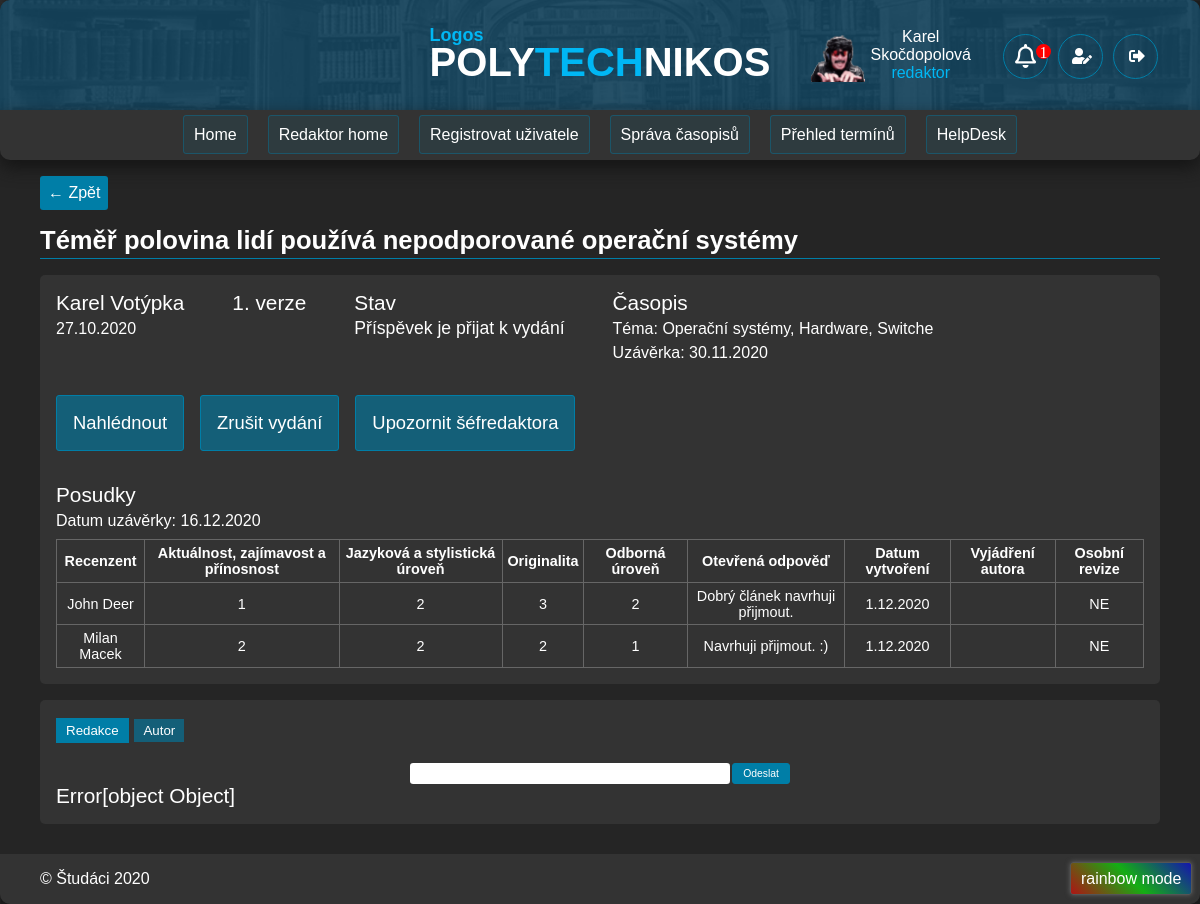
/Produkt/redaktor/clanek.php?id=2 (signed in), run on the app's committed database.
### tables this page shows
CREATE TABLE `uzivatel` (
  `login` varchar(50) NOT NULL,
  `heslo` varchar(64) NOT NULL,
  `role` enum('administrator','sefredaktor','redaktor','recenzent','autor') DEFAULT NULL,
  `jmeno` varchar(255) NOT NULL,
  `prijmeni` varchar(255) NOT NULL,
  `email` varchar(100) NOT NULL,
  `telefon` varchar(20) DEFAULT NULL
);

CREATE TABLE `clanek` (
  `id_clanku` int UNSIGNED NOT NULL,
  `nazev` varchar(100) NOT NULL,
  `id_casopisu` int UNSIGNED DEFAULT NULL
);

CREATE TABLE `verze` (
  `id_clanku` int UNSIGNED NOT NULL,
  `verze` int UNSIGNED NOT NULL,
  `stav_autor` enum('Podáno','Přijato redakcí','Předáno recenzentům','Posudky doručeny','Vráceno k úpravě','Schváleno','Zamítnuto') NOT NULL,
  `stav_redaktor` enum('Nově podaný','Čeká na stanovení recenzentů','Probíhá recenzní řízení','1. posudek doručen redakci','2. posudek doručen redakci','Posudky odeslány autorovi','Probíhá úprava textu autorem','Příspěvek je přijat k vydání','Příspěvek zamítnut','Existuje nová verze') NOT NULL,
  `datum` date NOT NULL,
  `cesta` varchar(100) NOT NULL,
  `sefredaktor` tinyint(1) NOT NULL DEFAULT '0'
);

CREATE TABLE `casopis` (
  `id_casopisu` int UNSIGNED NOT NULL,
  `datum_uzaverky` date NOT NULL,
  `tema` varchar(512) NOT NULL,
  `kapacita` tinyint UNSIGNED NOT NULL,
  `zobrazit` tinyint(1) NOT NULL DEFAULT '0'
);

CREATE TABLE `posudek` (
  `id_clanku` int UNSIGNED NOT NULL,
  `verze` int UNSIGNED NOT NULL,
  `akt_zaj_prin` tinyint UNSIGNED DEFAULT NULL,
  `jazyk_styl_prinos` tinyint UNSIGNED DEFAULT NULL,
  `originalita` tinyint UNSIGNED DEFAULT NULL,
  `odbor_uroven` tinyint UNSIGNED DEFAULT NULL,
  `otevrena_odpoved` text,
  `datum_vytvoreni` datetime DEFAULT NULL,
  `datum_uzaverky` datetime NOT NULL,
  `osobni_revize` tinyint(1) NOT NULL DEFAULT '0',
  `vyjadreni_autora` text,
  `login_recenzenta` varchar(50) NOT NULL
);

### Produkt/scripty/jePrihlasen.php (called while the page is built)
<?php
if(isset($_SESSION[session_id()])){
    return true;
}else{
    return false;
}
?>

### Produkt/db.php (called while the page is built, shortened)
<?php
try {
    return true;
} catch (PDOException $e) {
    return false;
}

### Produkt/redaktor/clanek.php (the view, shortened to what this page needs)
<?php
$role = "redaktor";
$base_path = "../";
$head_str = "<link rel=\"stylesheet\" href=\"redaktor_style.css\">";
$head_str .= "<script src=\"scripty/js/prijmuti_clanku.js\"></script>";
$head_str .= "<script src=\"scripty/js/zobraz_form_recenzenti.js\"></script>";
$head_str .= "<script src=\"scripty/js/prirazeni_recenzentu.js\"></script>";
$head_str .= "<script src=\"scripty/js/zamitnuti_clanku.js\"></script>";
$head_str .= "<script src=\"scripty/js/obnoveni_clanku.js\"></script>";
$head_str .= "<script src=\"scripty/js/prijmout_k_vydani.js\"></script>";
$head_str .= "<script src=\"scripty/js/odeslat_posudky.js\"></script>";
$head_str .= "<script src=\"scripty/js/zmena_verze.js\"></script>";
$head_str .= "<script src=\"scripty/js/zobraz_messagebox.js\"></script>";
$head_str .= "<script src=\"scripty/js/vratit_autorovi.js\"></script>";
$head_str .= "<script src=\"scripty/js/popbox_exit.js\"></script>";
$head_str .= "<script src=\"scripty/js/upozorneni_sefredaktora.js\"></script>";
$head_str .= "<script src='" . $base_path . "ui/jquery-ui.js'></script>";
$head_str .= "<link rel='stylesheet' href='" . $base_path . "ui/jquery-ui.css'>";
require($base_path."head.php");
$article_id = $_GET['id'];
?>
<div id="content" class="redaktor clanek">
    <a class="back_button" href="<?php echo($base_path."redaktor/index.php")?>">&larr; Zpět</a><br>
    <?php
    if (!include($base_path."db.php")) echo "Nepodařilo se navázat spojení s databází.<br>Zkuste to prosím později.";
    else {
        if(isset($article_verze))
            $sql = "SELECT nazev, vs.verze, vs.datum, verze.datum AS datum_verze, verze.stav_redaktor, verze.cesta, verze.sefredaktor, casopis.*,
                GROUP_CONCAT((SELECT CONCAT(\" \", jmeno, \"&nbsp;\", prijmeni) from uzivatel where login = pise.login)) as autor
                , p.posudek_uzaverka, p.pocet_posudku, p2.poc_vypln_posudku
                FROM clanek AS cl
                JOIN casopis ON cl.id_casopisu = casopis.id_casopisu
                JOIN pise ON cl.id_clanku = pise.id_clanku
                JOIN uzivatel ON pise.login = uzivatel.login
                JOIN (SELECT id_clanku, Max(verze) AS verze, Min(datum) AS datum FROM verze GROUP BY id_clanku) AS vs ON cl.id_clanku = vs.id_clanku
                JOIN verze ON cl.id_clanku = verze.id_clanku
                LEFT JOIN (SELECT id_clanku, verze, Max(datum_uzaverky) AS posudek_uzaverka, Count(*) AS pocet_posudku FROM posudek GROUP BY id_clanku, verze) AS p ON cl.id_clanku = p.id_clanku AND verze.verze = p.verze
                LEFT JOIN (SELECT id_clanku, verze, Count(*) AS poc_vypln_posudku FROM posudek WHERE datum_vytvoreni IS NOT NULL GROUP BY id_clanku, verze) AS p2 ON cl.id_clanku = p2.id_clanku AND verze.verze = p2.verze
                WHERE cl.id_clanku = ".$article_id." AND verze.verze = ".$article_verze
            ;
        else
            $sql = "SELECT nazev, lv.verze, lv.datum, lv.datum_verze, verze.stav_redaktor, verze.cesta, verze.sefredaktor, casopis.*,
                GROUP_CONCAT((SELECT CONCAT(\" \", jmeno, \"&nbsp;\", prijmeni) from uzivatel where login = pise.login)) as autor
                , p.posudek_uzaverka, p.pocet_posudku, p2.poc_vypln_posudku
                FROM clanek AS cl
                JOIN casopis ON cl.id_casopisu = casopis.id_casopisu
                JOIN pise ON cl.id_clanku = pise.id_clanku
                JOIN uzivatel ON pise.login = uzivatel.login
                JOIN (SELECT id_clanku, Max(verze) AS verze, Min(datum) AS datum, Max(datum) AS datum_verze FROM verze GROUP BY id_clanku) AS lv ON cl.id_clanku = lv.id_clanku
                JOIN verze ON cl.id_clanku = verze.id_clanku AND lv.verze = verze.verze
                LEFT JOIN (SELECT id_clanku, verze, Max(datum_uzaverky) AS posudek_uzaverka, Count(*) AS pocet_posudku FROM posudek GROUP BY id_clanku, verze) AS p ON cl.id_clanku = p.id_clanku AND lv.verze = p.verze
                LEFT JOIN (SELECT id_clanku, verze, Count(*) AS poc_vypln_posudku FROM posudek WHERE datum_vytvoreni IS NOT NULL GROUP BY id_clanku, verze) AS p2 ON cl.id_clanku = p2.id_clanku AND verze.verze = p2.verze
                WHERE cl.id_clanku = ".$article_id
            ;
        try{
            $stmt = $pdo->query($sql);
        } catch (PDOException $e) {
            echo("Při komunikaci s databází nastala chyba.<br>Zkuste to prosím později.");
            $error = true;
        }
        if(!$error){
            $article = $stmt->fetch(PDO::FETCH_ASSOC);
            if(!isset($article_verze))
                $article_verze = $article['verze'];
            ?>
            <div class="main_title"><?php echo($article["nazev"])?></div>
            <div id="<?php echo($article_id)?>" class="article detail">
                <div class="info">
                    <span>
                        <span class="author"><?php echo($article["autor"])?></span><br>
                        <span class="l2"><?php echo(date_format(date_create($article["datum"]),"j.n.Y"))?></span>
                    </span>
                    <span>
                        <span class="version"><?php echo($article_verze)?>. verze</span><br>
                    </span>
                    <span class="state">Stav<br><span class="l2">
                        <?php
                            echo($article["stav_redaktor"]);
                        ?>
                    </span></span>
                    <span>
                        Časopis<br>
                        <span class="l2">Téma: <?php echo($article["tema"])?></span><br>
                        <span class="l2">Uzávěrka: <?php echo(date_format(date_create($article["datum_uzaverky"]),"j.n.Y"))?></span>
                    </span>
                </div>
                <div class="control">
                    <a class="download button2" target="_blank" href="<?php echo($base_path.$article["cesta"])?>">Nahlédnout</a><?php
                    switch($article["stav_redaktor"]){
                        case "Příspěvek je přijat k vydání":
                            echo("<button class=\"a_undeny\" page=\"clanek\" cl_id=\"".$article_id."\" cl_ver=\"".$article["verze"]."\">Zrušit vydání</button>");
                        break;
                    }
                    echo("<button class=\"a_sefR\" cl_id=\"".$article_id."\" cl_ver=\"".$article["verze"]."\" cl_s=\"".$article['sefredaktor']."\" r=\"".$role."\" bp=\"".$base_path."\">".($article['sefredaktor']?"Zrušit upozornění šéfredaktora":"Upozornit šéfredaktora")."</button>");
                ?></div>
                <?php
                    $sql = "SELECT Concat(jmeno, ' ', prijmeni) AS recenzent, akt_zaj_prin, jazyk_styl_prinos, originalita, odbor_uroven, otevrena_odpoved, datum_vytvoreni, osobni_revize, vyjadreni_autora FROM posudek
                    JOIN uzivatel ON posudek.login_recenzenta = uzivatel.login
                    WHERE id_clanku = ".$article_id. " AND verze = ".$article_verze." AND datum_vytvoreni IS NOT NULL
                    ORDER BY datum_vytvoreni";
                    try{
                        $stmt = $pdo->query($sql);
                    } catch (PDOException $e) {
                        echo("Při načítaní posudků došlo k chybě.<br>Zkuste to prosím později.");
                        $error = true;
                    }
                    if(!$error && $stmt->rowCount() > 0){
                        $posudek = $stmt->fetch(PDO::FETCH_ASSOC);
                        ?>
                        <div class="posudky">Posudky<br>
                        <span class="l2">Datum uzávěrky: <?php echo(date_format(date_create($article['posudek_uzaverka']),"j.n.Y"))?></span>
                        <table><thead><tr>
                            <th>Recenzent</th>
                            <th>Aktuálnost, zajímavost a přínosnost</th>
                            <th>Jazyková a stylistická úroveň</th>
                            <th>Originalita</th>
                            <th>Odborná úroveň</th>
                            <th>Otevřená odpověď</th>
                            <th>Datum vytvoření</th>
                            <th>Vyjádření autora</th>
                            <th>Osobní revize</th>
                        </tr></thead>
                        <tbody>
                        <?php
                        while($posudek){
                            echo(
                                "<tr>" .
                                    "<td>".$posudek['recenzent']."</td>" .
                                    "<td>".$posudek['akt_zaj_prin']."</td>" .
                                    "<td>".$posudek['jazyk_styl_prinos']."</td>" .
                                    "<td>".$posudek['originalita']."</td>" .
                                    "<td>".$posudek['odbor_uroven']."</td>" .
                                    "<td>".$posudek['otevrena_odpoved']."</td>" .
                                    "<td>".date_format(date_create($posudek['datum_vytvoreni']),"j.n.Y")."</td>" .
                                    "<td>".$posudek['vyjadreni_autora']."</td>" .
                                    "<td>".($posudek['osobni_revize']?"ANO":"NE")."</td>" .
                                "</tr>"
                            );
                            $posudek = $stmt->fetch(PDO::FETCH_ASSOC);
                        }
                        echo("</tbody></table></div>");
                    }
                ?>
            </div>
                <div class="article">
                    <div id="messageWrap">
                        <div id="messagesMenu">
                            <button id="interni" class="button2">Redakce</button>
                            <button id="autorsky" class="button2">Autor</button>
                        </div>
                        <form id="messageSender" action="scripty/odeslatZpravu.php">
                                <input type="text" id="message" name="message" required>
                                <input id="odeslatZpravu" type="submit" name="odeslatZpravu" value="Odeslat" <?php if($article_verze !== $article["verze"])echo "disabled"; ?>>
                        </form>
                        <div id="errorMessage"><?php echo $_SESSION["errorMessage"]; unset($_SESSION["errorMessage"]); ?></div>
                    </div>
                </div>
    <?php } } ?>
</div>
<?php require($base_path."foot.php"); $pdo = null; ?>

### Produkt/head.php (shortened to what this page needs)
<!DOCTYPE html>
<html>
<head>
    <link rel="stylesheet" href="<?php echo($base_path."style.css");?>">
    <link rel="stylesheet" href="https://cdnjs.cloudflare.com/ajax/libs/font-awesome/5.15.1/css/all.min.css ">
    <?php echo($head_str); ?>
</head>
<body>
    <div id="page">
        <header>
            <div class="logo_wrap"><h1 class="logo"><a href="<?php echo($base_path."index.php");?>"><span class="logos">Logos</span>POLY<span class="logospolytechnos2">TECH</span>NIKOS</a></h1></div>
            <?php
            if (!include("scripty/jePrihlasen.php")){
            ?>
            <div class="login override flex_horizontalne">
              <div class="flex_vodorovne">
                <form id="loginForm" action="scripty/prihlaseni.php" method="POST">
                    <input type="text" name="login" id="login" placeholder="Uživatelské jméno" required><br/>
                    <input type="password" name="password" id="password" placeholder="Heslo" required><br/>
                    <input class="button_login btn-three" type="submit" value="Přihlásit">
                    <input class="button_login btn-three" type="button" onclick="window.location.href='registr.php'" value="Registrace">
                </form>
                <p id="error">&nbsp;<?php echo $_SESSION["error"];unset($_SESSION["error"]) ?></p>
                </div>
            </div>
            <?php
            }
                else
            {
            ?>
            <div class="login override flex_horizontalne">
                <div class="flex_vodorovne">
                    <?php include($base_path . "scripty/view_profile_pic.php")?>
                    <div class="flex_horizontalne">
                        <?php
                            require("db.php");
                            $query = $pdo->prepare("select jmeno, prijmeni from uzivatel where login = ?");
                            $params = array($_SESSION[session_id()]);
                            $query->execute($params);
                            $fetchedUser = $query->fetch(PDO::FETCH_ASSOC); ?>
                        <div><?php echo $fetchedUser['jmeno'] . ' ' . $fetchedUser['prijmeni']; ?></div>
                        <div class="role"><?php echo $_SESSION['role'] ?></div>
                    </div>
                    <div class="flex_vodorovne buttons_wrap">
                        <?php include($base_path."scripty/notifikace.php");?>
                        <button class="buttonikOdhlasit btn-three" id="editProfile"><i class="fa fa-user-edit" aria-hidden="true"></i></button>
                        <button class="buttonikOdhlasit btn-three" id="logOut"><i class="fa fa-sign-out-alt" aria-hidden="true"></i></button>
                    </div>
                </div>
            </div>
            <?php
            }
            ?>
        </header>
        <?php
        include_once("menu.php");
        ?>

### data on the page
uzivatel: jmeno "Karel", prijmeni "Skočdopolová"
clanek: nazev "Téměř polovina lidí používá nepodporované operační systémy", verze.datum "27.10.2020", verze.verze "1", verze.stav_redaktor "Příspěvek je přijat k vydání", id_casopisu.tema "Operační systémy, Hardware, Switche", id_casopisu.datum_uzaverky "30.11.2020"
posudek: recenzent "John Deer", akt_zaj_prin "1", jazyk_styl_prinos "2", originalita "3", odbor_uroven "2", otevrena_odpoved "Dobrý článek navrhuji přijmout.", datum_vytvoreni "1.12.2020", osobni_revize "NE"
posudek: recenzent "Milan Macek", akt_zaj_prin "2", jazyk_styl_prinos "2", originalita "2", odbor_uroven "1", otevrena_odpoved "Navrhuji přijmout. :)", datum_vytvoreni "1.12.2020", osobni_revize "NE"
verze: odeslatZpravu "Odeslat"

### other printed values
$_SESSION['role'] "redaktor"
$notificationCount "1"
$article["autor"] "Karel Votýpka"
date_format(date_create($article['posudek_uzaverka']),"j.n.Y") "16.12.2020"
